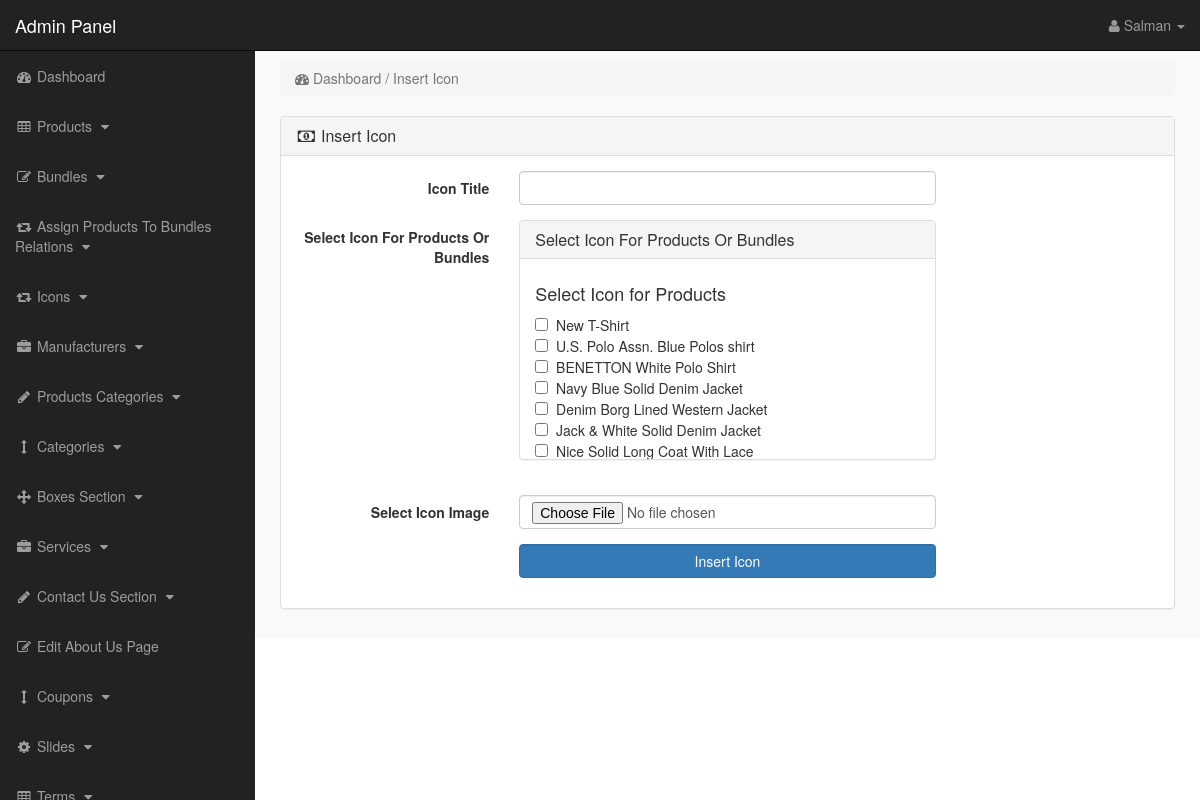
Screenshot of /admin_area/index.php?insert_icon (signed in) with the database file from the repository.
### tables this page shows
CREATE TABLE IF NOT EXISTS `products` (
  `product_id` int(10) NOT NULL,
  `p_cat_id` int(10) NOT NULL,
  `cat_id` int(10) NOT NULL,
  `manufacturer_id` int(10) NOT NULL,
  `date` timestamp NOT NULL DEFAULT CURRENT_TIMESTAMP ON UPDATE CURRENT_TIMESTAMP,
  `product_title` text NOT NULL,
  `product_url` text NOT NULL,
  `product_img1` text NOT NULL,
  `product_img2` text NOT NULL,
  `product_img3` text NOT NULL,
  `product_price` int(10) NOT NULL,
  `product_psp_price` int(100) NOT NULL,
  `product_desc` text NOT NULL,
  `product_features` text NOT NULL,
  `product_video` text NOT NULL,
  `product_keywords` text NOT NULL,
  `product_label` text NOT NULL,
  `status` varchar(255) NOT NULL,
  `aud` varchar(1000) NOT NULL,
  `audiofile` varchar(1000) NOT NULL
);

### admin_area/insert_icon.php (the view, shortened to what this page needs)
<?php
if(!isset($_SESSION['admin_email'])){
echo "<script>window.open('login.php','_self')</script>";
}
else {
?>
<div class="row">
<div class="col-lg-12">
<ol class="breadcrumb">
<li class="active">
<i class="fa fa-dashboard"> </i> Dashboard / Insert Icon
</li>
</ol>
</div>
</div>
<div class="row">
<div class="col-lg-12">
<div class="panel panel-default">
<div class="panel-heading">
<h3 class="panel-title">
<i class="fa fa-money fa-fw"> </i> Insert Icon
</h3>
</div>
<div class="panel-body">
<form class="form-horizontal" action="" method="post" enctype="multipart/form-data">
<div class="form-group">
<label class="col-md-3 control-label"> Icon Title </label>
<div class="col-md-6">
<input type="text" name="icon_title" class="form-control" >
</div>
</div>
<div class="form-group">
<label class="col-md-3 control-label"> Select Icon For Products Or Bundles </label>
<div class="col-md-6">
<div class="panel panel-default">
<div class="panel-heading">
<h3 class="panel-title"> Select Icon For Products Or Bundles </h3>
</div>
<div class="panel-body" style="height:200px; overflow-y:scroll;">
<ul class="nav nav-pills nav-stacked category-menu">
<h4> Select Icon for Products </h4>
<?php
$get_p = "select * from products where status='product'";
$run_p = mysqli_query($con,$get_p);
while($row_p = mysqli_fetch_array($run_p)){
$p_id = $row_p['product_id'];
$p_title = $row_p['product_title'];
echo "<input type='checkbox' value='$p_id' name='product_id[]'> &nbsp;$p_title <br> ";
}
?>
<?php
$get_p = "select * from products where status='bundle'";
$run_p = mysqli_query($con,$get_p);
while($row_p = mysqli_fetch_array($run_p)){
$p_id = $row_p['product_id'];
$p_title = $row_p['product_title'];
echo "<input type='checkbox' value='$p_id' name='product_id[]'> &nbsp;$p_title <br> ";
}
?>
</ul>
</div>
</div>
</div>
</div>
<div class="form-group">
<label class="col-md-3 control-label"> Select Icon Image </label>
<div class="col-md-6">
<input type="file" name="icon_image" class="form-control" >
</div>
</div>
<div class="form-group">
<label class="col-md-3 control-label"> </label>
<div class="col-md-6">
<input type="submit" name="submit" class="form-control btn btn-primary" value="Insert Icon" >
</div>
</div>
</form>
</div>
</div>
</div>
</div>
<?php } ?>

### admin_area/includes/sidebar.php (shortened to what this page needs)
<?php
if(!isset($_SESSION['admin_email'])){
echo "<script>window.open('login.php','_self')</script>";
}
else {
?>
<nav class="navbar navbar-inverse navbar-fixed-top" >
<div class="navbar-header" >
<a class="navbar-brand" href="index.php?dashboard" >Admin Panel</a>
</div>
<ul class="nav navbar-right top-nav" >
<li class="dropdown" >
<a href="#" class="dropdown-toggle" data-toggle="dropdown" >
<i class="fa fa-user" ></i>
<?php echo $admin_name; ?> <b class="caret" ></b>
</a>
</li>
</ul>
<div class="collapse navbar-collapse navbar-ex1-collapse">
<ul class="nav navbar-nav side-nav">
<li>
<a href="index.php?dashboard">
<i class="fa fa-fw fa-dashboard"></i> Dashboard
</a>
</li>
<li>
<a href="#" data-toggle="collapse" data-target="#products">
<i class="fa fa-fw fa-table"></i> Products
<i class="fa fa-fw fa-caret-down"></i>
</a>
</li>
<li>
<a href="#" data-toggle="collapse" data-target="#bundles">
<i class="fa fa-fw fa-edit"></i> Bundles
<i class="fa fa-fw fa-caret-down"></i>
</a>
</li>
<li>
<a href="#" data-toggle="collapse" data-target="#relations">
<i class="fa fa-fw fa-retweet"></i> Assign Products To Bundles Relations
<i class="fa fa-fw fa-caret-down"></i>
</a>
</li>
<li>
<a href="#" data-toggle="collapse" data-target="#icons">
<i class="fa fa-fw fa-retweet"> </i> Icons
<i class="fa fa-fw fa-caret-down" ></i>
</a>
</li>
<li>
<a href="#" data-toggle="collapse" data-target="#manufacturers">
<i class="fa fa-fw fa-briefcase"></i> Manufacturers
<i class="fa fa-fw fa-caret-down"></i>
</a>
</li>
<li>
<a href="#" data-toggle="collapse" data-target="#p_cat">
<i class="fa fa-fw fa-pencil"></i> Products Categories
<i class="fa fa-fw fa-caret-down"></i>
</a>
</li>
<li>
<a href="#" data-toggle="collapse" data-target="#cat">
<i class="fa fa-fw fa-arrows-v"></i> Categories
<i class="fa fa-fw fa-caret-down"></i>
</a>
</li>
<li>
<a href="#" data-toggle="collapse" data-target="#boxes">
<i class="fa fa-fw fa-arrows"></i> Boxes Section
<i class="fa fa-fw fa-caret-down"></i>
</a>
</li>
<li>
<a href="#" data-toggle="collapse" data-target="#services">
<i class="fa fa-fw fa-briefcase"></i> Services
<i class="fa fa-fw fa-caret-down"></i>
</a>
</li>
<li>
<a href="#" data-toggle="collapse" data-target="#contact_us">
<i class="fa fa-fw fa-pencil"> </i> Contact Us Section
<i class="fa fa-fw fa-caret-down"></i>
</a>
</li>
<li>
<a href="index.php?edit_about_us">
<i class="fa fa-fw fa-edit"></i> Edit About Us Page
</a>
</li>
<li>
<a href="#" data-toggle="collapse" data-target="#coupons">
<i class="fa fa-fw fa-arrows-v"></i> Coupons
<i class="fa fa-fw fa-caret-down"></i>
</a>
</li>
<li>
<a href="#" data-toggle="collapse" data-target="#slides">
<i class="fa fa-fw fa-gear"></i> Slides
<i class="fa fa-fw fa-caret-down"></i>
</a>
</li>
<li>
<a href="#" data-toggle="collapse" data-target="#terms" >
<i class="fa fa-fw fa-table"></i> Terms
<i class="fa fa-fw fa-caret-down"></i>
</a>
</li>
</ul>
</div>
</nav>
<?php } ?>

### admin_area/css/style.css (style rules this page uses)
body { margin-top:100px; }
@media (min-width: 768px) { body { margin-top:50px; } }
.top-nav { padding:0 15px; }
.top-nav>li { display:inline-block; float:left; }
.top-nav>li>a { padding-top:15px; padding-bottom:15px; line-height:20px; color:#999; }
@media (min-width: 768px) { .side-nav { position:fixed; top:51px; width:255px; border-radius:0; overflow-y:auto; background-color: #222; bottom:0; overflow-x:hidden; padding-bottom:40px; } }
@media (min-width: 768px) { .side-nav>li>a { width:255px; } }
.panel-body { border-radius:5px; }

### rows the page displays
products: product_title "New T-Shirt"
products: product_title "U.S. Polo Assn. Blue Polos shirt"
products: product_title "BENETTON White Polo Shirt"
products: product_title "Navy Blue Solid Denim Jacket"
products: product_title "Denim Borg Lined Western Jacket"
products: product_title "Jack & White Solid Denim Jacket"
products: product_title "Nice Solid Long Coat With Lace"

### other values shown
$admin_name "Salman"
